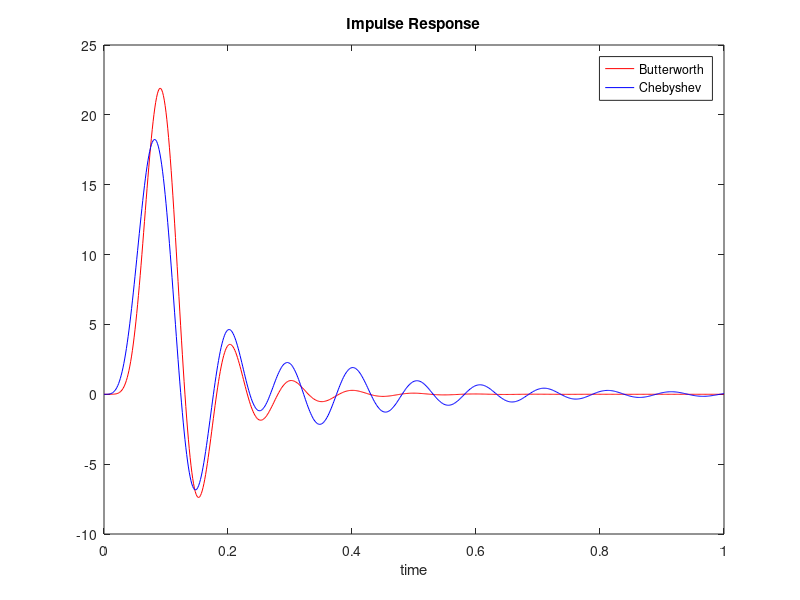
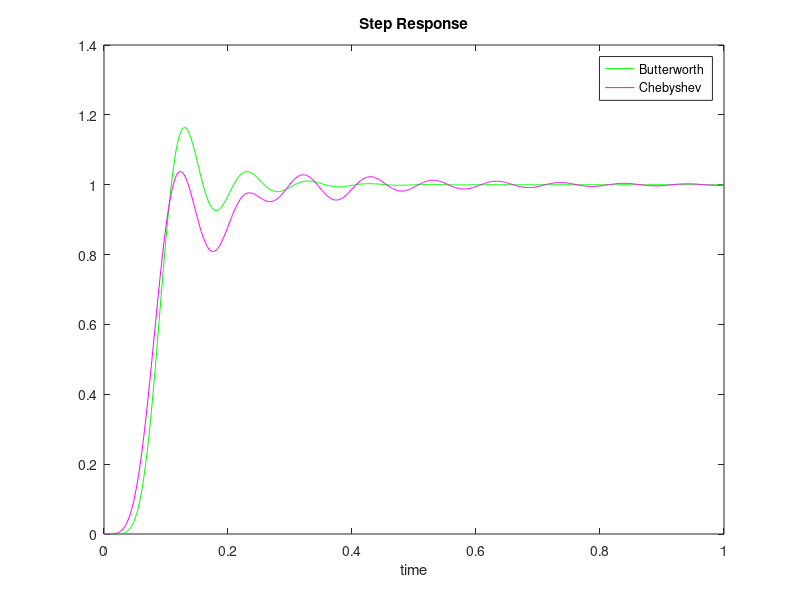

Write MATLAB code to recreate these figures, in order.
close all
clc
clear all
warning('off')
pkg load control
pkg load signal

Fs=720;
Wp=20/720;
Ws=40/720;
dp=2;
ds=40;

[n,Wc]=buttord(Wp,Ws,dp,ds);
[b,a]=butter(n,Wc);
sys1=tf(b,a,1/Fs);

[n2,Wc2]=cheb1ord(Wp,Ws,dp,ds);
[b2,a2]=cheby1(n2,dp,Wc2);
sys2=tf(b2,a2,1/Fs);

[y1b,t1b]=impulse(sys1,1,1/Fs);
[y1c,t1c]=impulse(sys2,1,1/Fs);

figure()
plot(t1b,y1b,"r;Butterworth;",t1c,y1c,"b;Chebyshev;");
xlabel('time')
title('Impulse Response');
saveas(gcf,'output/task3a.png')

[y2b,t2b]=step(sys1,1,1/Fs);
[y2c,t2c]=step(sys2,1,1/Fs);

figure()
plot(t2b,y2b,"g;Butterworth;",t2c,y2c,"m;Chebyshev;");
xlabel('time')
title('Step Response');
saveas(gcf,'output/task3b.png')